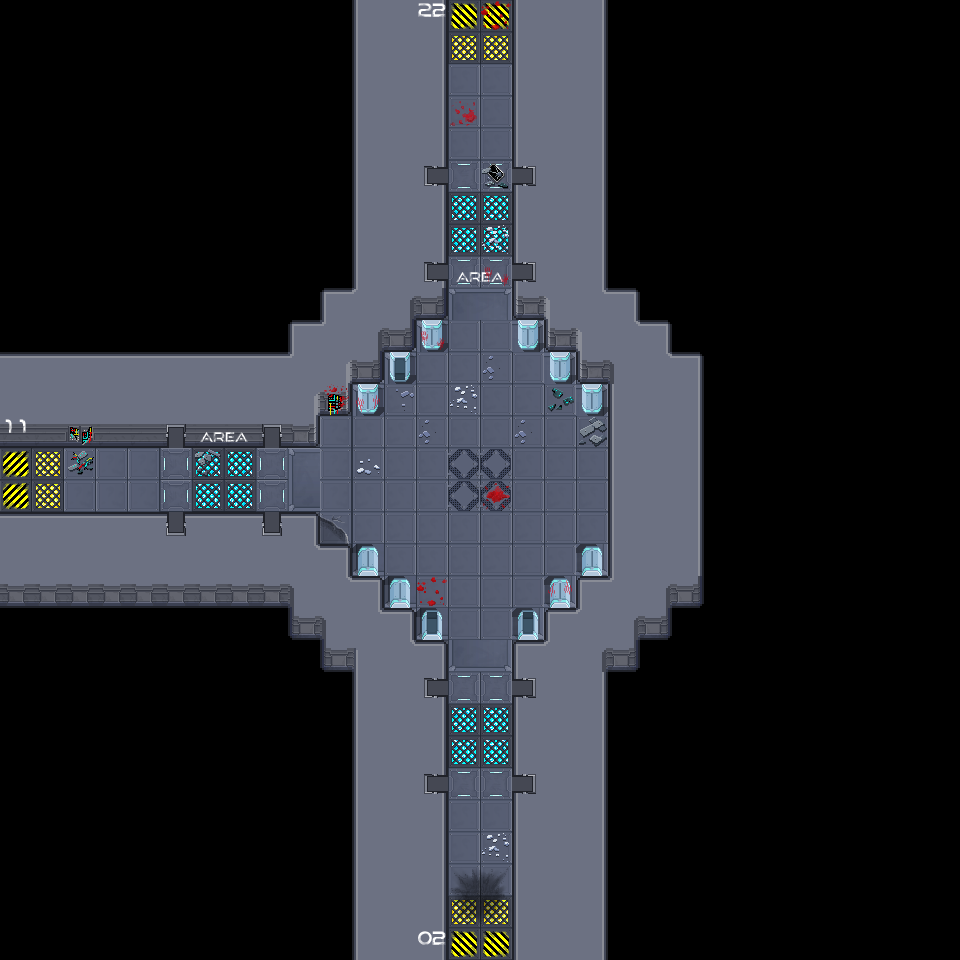

This game map was drawn from its Tiled (.tmx) file and the tilesets committed beside it. A one-line description and the trimmed map source follow:
An orthogonal 30x30 tile map with 32x32 px tiles, 4 tile layers (Sol, Collisions, items-no-collisions-1, items-no-collisions-2), 1 hidden layer not drawn, 3 tilesets.

<map version="1.9" tiledversion="1.9.2" orientation="orthogonal" renderorder="right-down" width="30" height="30" tilewidth="32" tileheight="32" infinite="0" nextlayerid="14" nextobjectid="1">
 <tileset firstgid="1" source="Map.tsx" />
 <tileset firstgid="161" source="items_01.tsx" />
 <tileset firstgid="369" source="items_02.tsx" />
 <layer id="8" name="Milieu" width="30" height="30" visible="0" locked="1">
  <data>[900 cells, 116 non-empty, 2 distinct tile ids]</data>
 </layer>
 <layer id="9" name="Sol" width="30" height="30">
  <data>[900 cells, 364 non-empty, 12 distinct tile ids]</data>
 </layer>
 <layer id="10" name="Collisions" width="30" height="30">
  <data>[900 cells, 244 non-empty, 18 distinct tile ids]</data>
 </layer>
 <layer id="11" name="items-no-collisions-1" width="30" height="30">
  <data>[900 cells, 46 non-empty, 27 distinct tile ids]</data>
 </layer>
 <layer id="12" name="items-no-collisions-2" width="30" height="30">
  <data>[900 cells, 5 non-empty, 4 distinct tile ids]</data>
 </layer>
</map>
